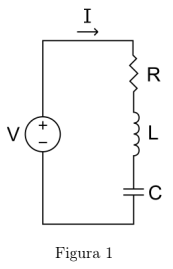
#> input picture img/circuito.png, 173 x 269 px
$ python rlc_simulator.py
#> lines starting #> are read from the running program, lines starting #| are printed output that depends on the picture
import numpy as np
import matplotlib.pyplot as plt
from matplotlib.widgets import Slider, Button, RadioButtons
import matplotlib.image as mpimg
import os

# --- Funções da fonte ---
def fonte_dc(t, v):
    return v

def fonte_ac(t, amp, freq):
    return amp * np.sin(2 * np.pi * freq * t)

# --- Equações diferenciais ---
def sistema(t, q, i, R, L, C, fonte, args_fonte):
    V = fonte(t, *args_fonte)
    dqdt = i
    didt = (V - R * i - q / C) / L
    return dqdt, didt

# --- Método de Runge-Kutta 4ª ordem ---
def runge_kutta(t0, q0, i0, dt, t_max, R, L, C, fonte, args_fonte):
    t = [t0]
    q = [q0]
    i = [i0]

    while t[-1] < t_max:
        dq1, di1 = sistema(t[-1], q[-1], i[-1], R, L, C, fonte, args_fonte)
        dq2, di2 = sistema(t[-1]+dt/2, q[-1]+dt*dq1/2, i[-1]+dt*di1/2, R, L, C, fonte, args_fonte)
        dq3, di3 = sistema(t[-1]+dt/2, q[-1]+dt*dq2/2, i[-1]+dt*di2/2, R, L, C, fonte, args_fonte)
        dq4, di4 = sistema(t[-1]+dt, q[-1]+dt*dq3, i[-1]+dt*di3, R, L, C, fonte, args_fonte)

        q.append(q[-1] + dt * (dq1 + 2*dq2 + 2*dq3 + dq4) / 6)
        i.append(i[-1] + dt * (di1 + 2*di2 + 2*di3 + di4) / 6)
        t.append(t[-1] + dt)

    return np.array(t), np.array(i)

# --- Função que atualiza o gráfico ---
def atualizar(val):
    R = slider_R.val
    L = slider_L.val
    C = slider_C.val
    modo = radio_fonte.value_selected

    if modo == "DC":
        V = slider_DC.val
        fonte = fonte_dc
        args = (V,)
    else:
        amp = slider_amp.val
        freq = slider_freq.val
        fonte = fonte_ac
        args = (amp, freq)

    t, i = runge_kutta(0, 0, 0, 0.001, 1.0, R, L, C, fonte, args)
    linha.set_ydata(i)
    linha.set_xdata(t)
    ax_plot.relim()
    ax_plot.autoscale_view()
    fig.canvas.draw_idle()

# --- Interface ---
fig = plt.figure(figsize=(10, 8))
gs = fig.add_gridspec(3, 2)

# Imagem do circuito (se existir)
ax_img = fig.add_subplot(gs[0, 0])
img_path = os.path.join("img", "circuito.png")
if os.path.exists(img_path):
    img = mpimg.imread(img_path)
#> img is the input picture: shape (269, 173, 4) float32; mean R, G, B, A 0.972, 0.972, 0.972, 1
    ax_img.imshow(img)
    ax_img.axis('off')
    ax_img.set_title("Circuito RLC")
else:
    ax_img.axis('off')
    ax_img.set_title("Imagem não encontrada")

# Gráfico
ax_plot = fig.add_subplot(gs[0, 1])
ax_plot.set_title("Corrente I(t)")
ax_plot.set_xlabel("Tempo (s)")
ax_plot.set_ylabel("Corrente (A)")
ax_plot.grid(True)

# Simulação inicial com tempo de 1.0s
t_ini, i_ini = runge_kutta(0, 0, 0, 0.001, 1.0, 10.0, 0.1, 0.01, fonte_dc, (5.0,))
linha, = ax_plot.plot(t_ini, i_ini, lw=2)

# Sliders
axcolor = 'lightgoldenrodyellow'
ax_R     = plt.axes([0.15, 0.25, 0.65, 0.03], facecolor=axcolor)
ax_L     = plt.axes([0.15, 0.21, 0.65, 0.03], facecolor=axcolor)
ax_C     = plt.axes([0.15, 0.17, 0.65, 0.03], facecolor=axcolor)
ax_DC    = plt.axes([0.15, 0.13, 0.65, 0.03], facecolor=axcolor)
ax_amp   = plt.axes([0.15, 0.09, 0.65, 0.03], facecolor=axcolor)
ax_freq  = plt.axes([0.15, 0.05, 0.65, 0.03], facecolor=axcolor)

slider_R     = Slider(ax_R, 'R (Ohm)', 0.1, 100.0, valinit=10.0)
slider_L     = Slider(ax_L, 'L (H)', 0.001, 10.0, valinit=0.1)
slider_C     = Slider(ax_C, 'C (F)', 0.0001, 1.0, valinit=0.01)
slider_DC    = Slider(ax_DC, 'V (DC)', 0.0, 10.0, valinit=5.0)
slider_amp   = Slider(ax_amp, 'Amplitude (AC)', 0.0, 10.0, valinit=5.0)
slider_freq  = Slider(ax_freq, 'Frequência (Hz)', 1.0, 1000.0, valinit=60.0)

# Tipo de fonte - novo local (topo esquerdo)
ax_radio = plt.axes([0.02, 0.75, 0.1, 0.1], facecolor=axcolor)
radio_fonte = RadioButtons(ax_radio, ('DC', 'AC'), active=0)

# Botão de simular - mais próximo dos sliders
ax_botao = plt.axes([0.83, 0.13, 0.1, 0.04])
botao = Button(ax_botao, 'Simular')
botao.on_clicked(atualizar)

# Inicia com os valores atuais
atualizar(None)

plt.tight_layout()
plt.show()
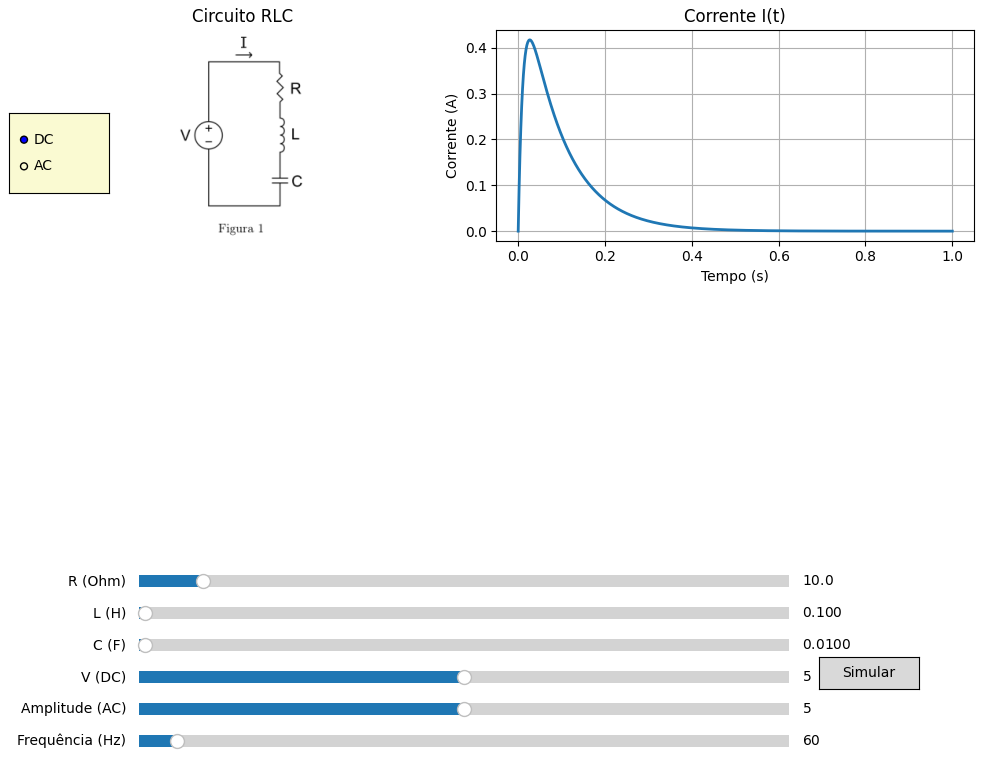
#> figure drawn by matplotlib, 9 panels; panel 2: curve peaks at x = 0.027, y = 0.417
